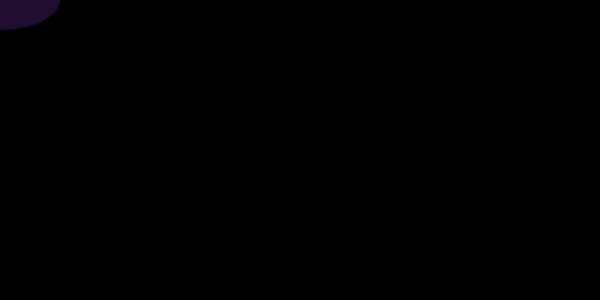
Frame 1 (no input)
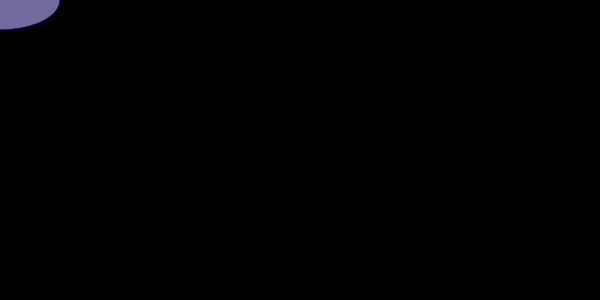
Frame 60 (the mouse pressed at the canvas centre just before this capture)
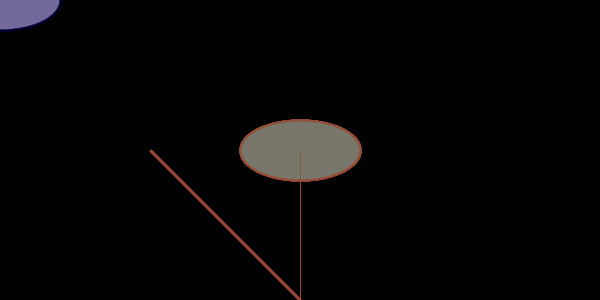
Frame 120 (the mouse held since frame 60 and released just before this capture)

The Processing sketch that drew these frames (run headless with seeded random() and noise(); from frame 60 on, the mouse is pressed at the canvas centre):

// Processing sketch: processing_54075
// ── processing_54075.pde

//*credit to Lindsey Baker for code - http://www.openprocessing.org/visuals/?visualID=51216
//* I used the code as a base to ellaborate and change into my personalized version

void setup() {
  size(600,300);
  background(0);
}
 
void draw() {
  smooth();
 noFill();
  strokeWeight(2);
  stroke(mouseX/2,mouseY/2,50,100);
triangle (mouseY,mouseY,mouseX,mouseX,mouseX,mouseX);
//*random function for fill of the ellipses is from Vishal Agrawal's "HW3" - http://www.openprocessing.org/visuals/?visualID=50669
smooth();
fill(random(0,255), random(0,255), random(0,255),50);
  ellipse(mouseX,mouseY,width/5,height/5);
  strokeWeight(1);
  stroke(mouseX/2,mouseY/2,50,100);
triangle (mouseX,mouseX,mouseX,mouseX,mouseX,mouseY);




}
void mouseClicked() {
  background(mouseX/2,mouseY/2,50,100);
}
void mouseDragged() {
  background(mouseX/2,mouseY/2,50,100);
  
  
}
 
void keyPressed() {
  background(145);
}
